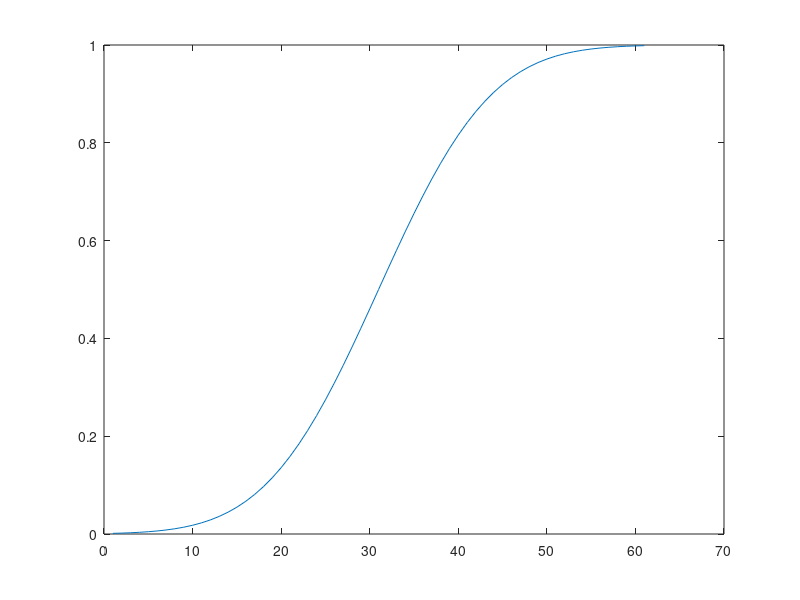

Recreate this plot in MATLAB.
   x=[
        -3 
        -1 
        0.0 
        0.5 
        2.1 
    ];

 y=[
     -0.999977909503 
        -0.842700792950 
        0.0
        0.520499877813
        0.997020533344 
    ];


y2=erf(x);

y2-y


t=[-3:0.1:3];

F=normcdf(t,0,1);
t2=norminv(F);
plot(F)

error=max(t-t2);
disp(sprintf('max error:%d',error))
